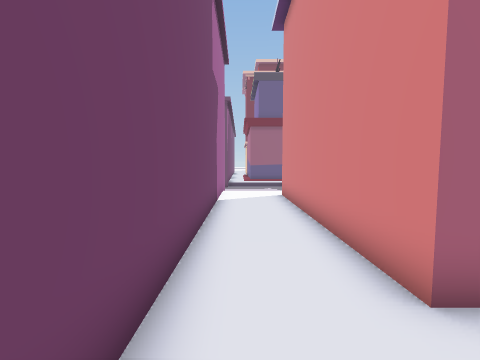
view 1 (above)

24 first-person views from a walk through a scene from a Unity 3-D project. The camera is 1.5 m above the floor, tilts 4° down and sees 90° across. The floor is counted in squares, 1 m on a side. Each view is taken from the middle of a square. On the plan, view 1 faces up. The plan holds only what a view shows up to about 13 squares ahead; the rest is blank. The place goes on beyond the plan. Some surface patterns are stand-ins.

view 2
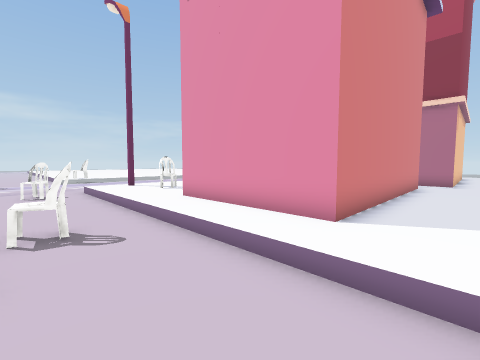

view 3
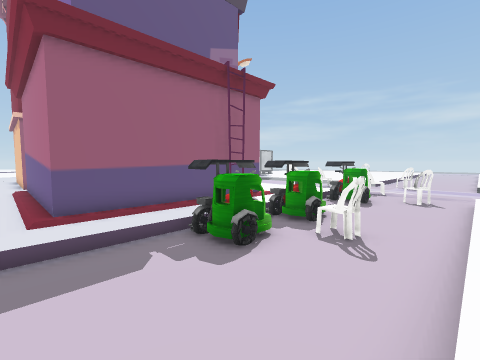

view 4
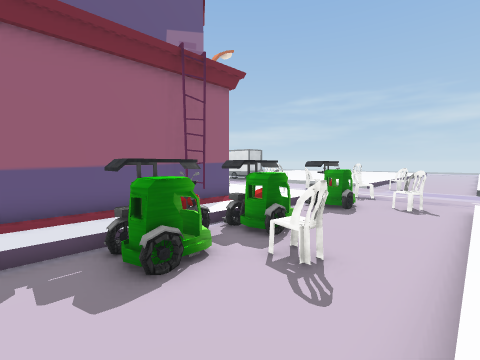

view 5
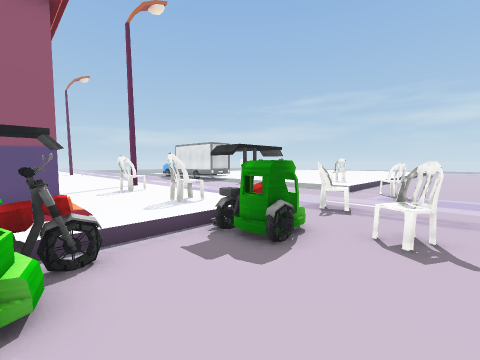

view 6
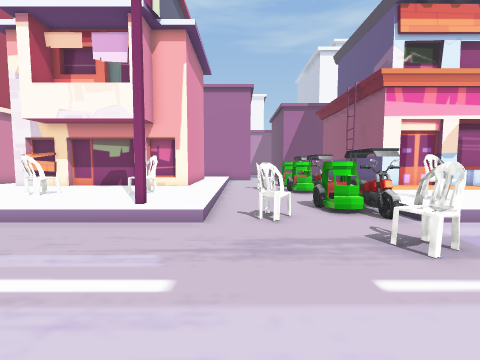

view 7
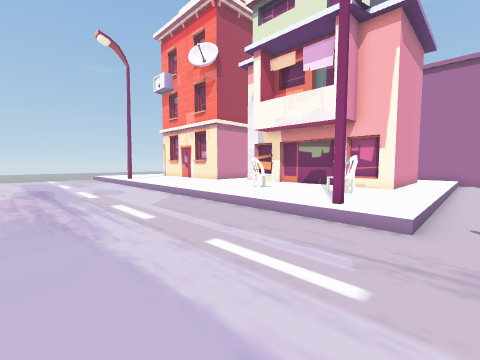

view 8
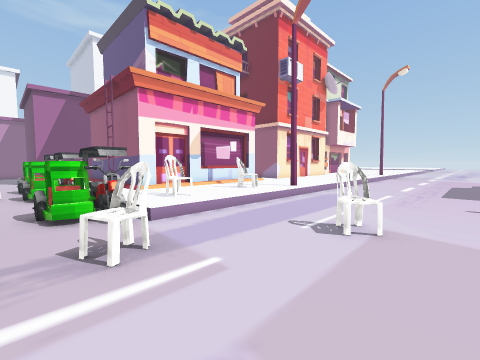

view 9
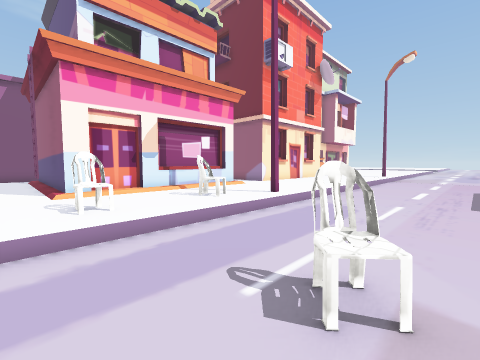

view 10
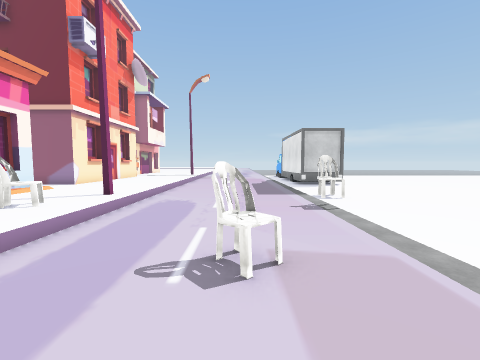

view 11
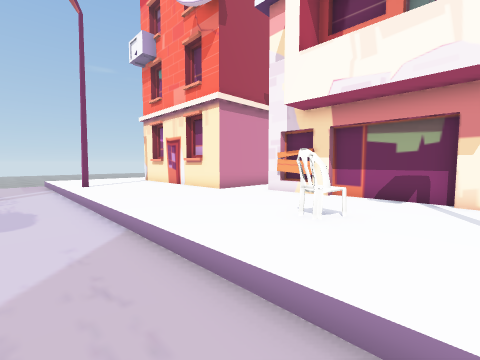

view 12
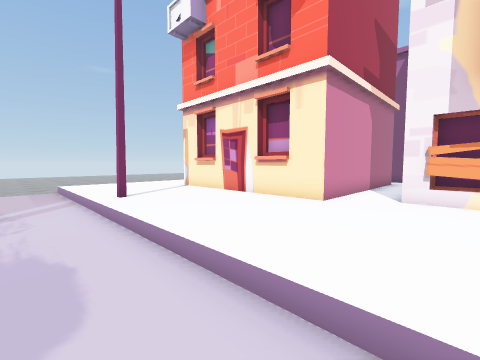

view 13
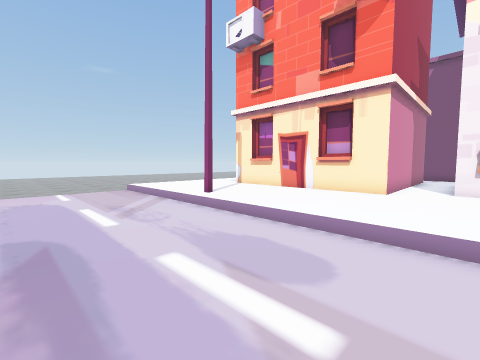

view 14
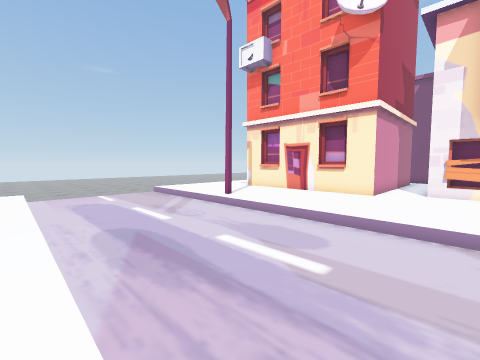

view 15
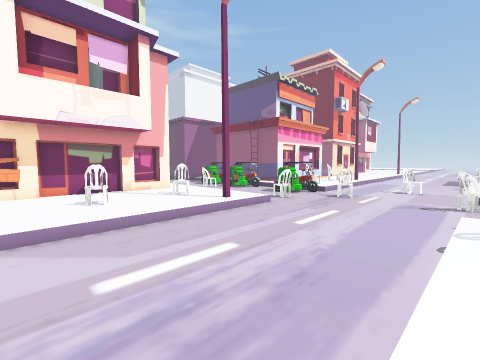

view 16
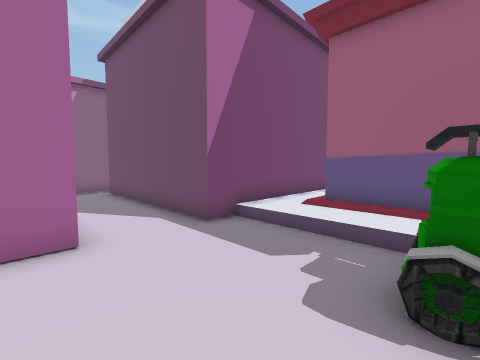

view 17
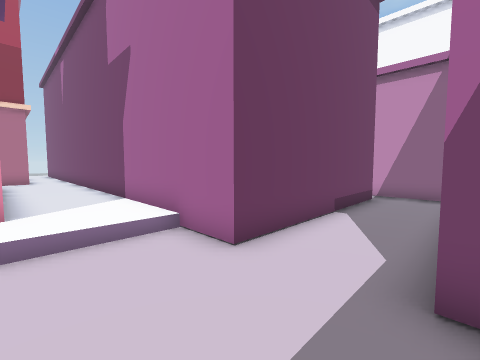

view 18
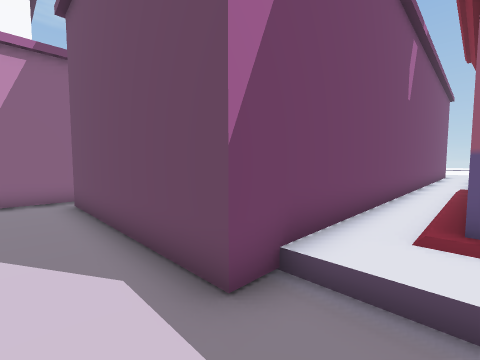

view 19
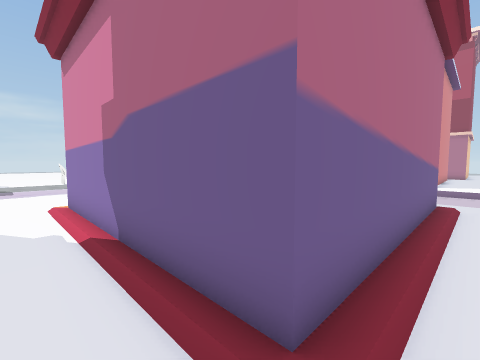

view 20
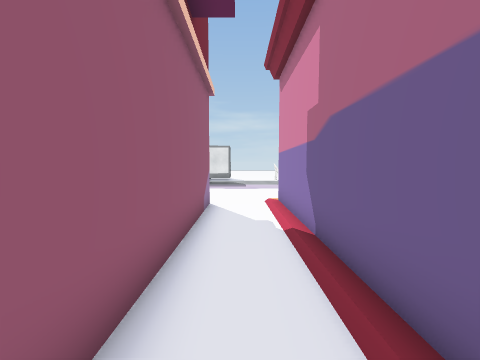

view 21
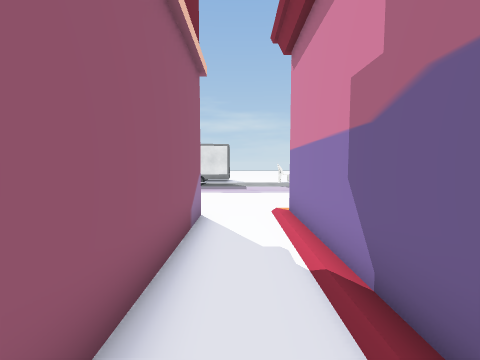

view 22
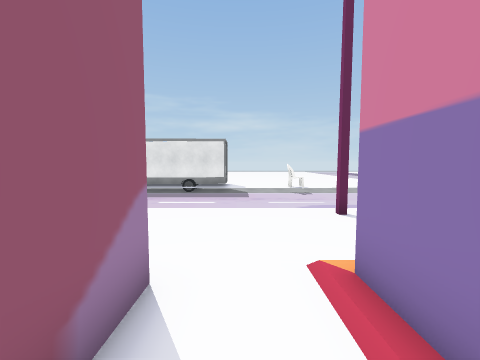

view 23
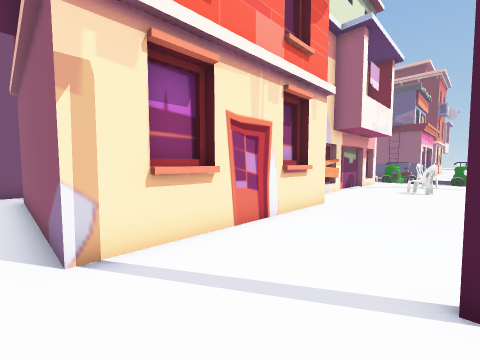

view 24
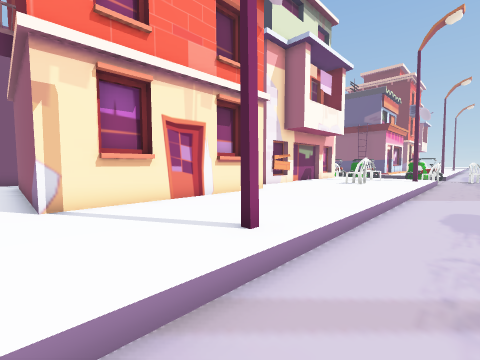

### Floor plan
Key: @ floor where view 1 was taken; # wall or solid block; . main floor; : floor 0.25 m higher than the main floor; / step, stairs or slope; = window, fence, low wall or low ledge; ^ raised ledge; T truck; O other object.
Columns run from 10 left of view 1 to 21 right of it. Each row starts with its distance up from view 1.
 31          #:#########::::/......T
 30          #::::::::::::::/......:
 29          #://///////::::/......:
 28          #:#########::::/......:
 27          #:#      #=:::#/......O
 26          #:#      #=::::/......O
 25          #:#      #=::O:/......:
 24          #:#      ##::O:/......:
 23          #:#       #::::/......:
 22          #:#       #::::/...O..:
 21          #:#########::O:/...O..:
 20          #://////#::::O:/......:
 19          #:::::/::::::://......:
 18 ##########....OOOOOO..OOO.O.....
 17 #.............OO.OO...OO..O...OO
 16 #...............O..............O
 15 ##########......O......OO.......
 14          #......................
 13          #///////////////....../
 12          #::::::::::::::/......:
 11          #::######::O::#/......:
 10          #::#    #::OO::/......:
  9          #::#    #::::::/......:
  8          #::#    #::::::/......:
  7          #::#    #:::O::/......:
  6          #::#    #:::O::/......:
  5          #::#    ##:::::/......
  4          #::#    ##:::::/......:
  3          #::##   ##:::::/......
  2          #::::::::::::::/......:
  1          #::::::::::::::/......:
  0           @#########::::/......:
 -1           :#      #^::::/......:
 -2                   #^::::/......:
 -3                    #::::/......:
 -4                    #::::/......:
 -5                   #^:::#/......:
 -6                   #^::::/......:
 -7          #:#########::::/......:
 -8          #::::::::::::::/......:

Positions as (right, up) in squares from view 1, and headings:
1: (0, 0), facing up
2: (0, 16), facing down-right
3: (0, 13), facing up-right
4: (2, 13), facing up-right
5: (8, 14), facing up-right
6: (20, 14), facing left
7: (20, 14), facing down-left
8: (20, 16), facing up-left
9: (19, 19), facing up-left
10: (18, 18), facing up
11: (16, 9), facing down-left
12: (16, 4), facing down-left
13: (19, 3), facing down-left
14: (21, 4), facing down-left
15: (21, 4), facing up-left
16: (4, 14), facing up-left
17: (2, 18), facing down-left
18: (1, 16), facing up-left
19: (0, 30), facing down-right
20: (0, 30), facing right
21: (2, 30), facing right
22: (6, 30), facing right
23: (13, -8), facing up-left
24: (16, -8), facing up-left
